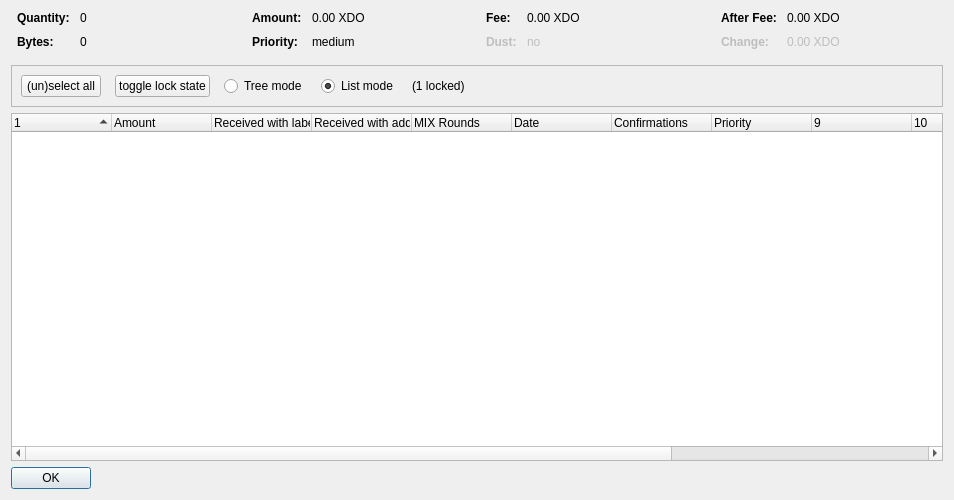
<?xml version="1.0" encoding="UTF-8"?>
<ui version="4.0">
 <class>CoinControlDialog</class>
 <widget class="QDialog" name="CoinControlDialog">
  <property name="geometry">
   <rect>
    <x>0</x>
    <y>0</y>
    <width>954</width>
    <height>500</height>
   </rect>
  </property>
  <property name="windowTitle">
   <string>Coin Selection</string>
  </property>
  <layout class="QVBoxLayout" name="verticalLayout">
   <item>
    <layout class="QHBoxLayout" name="horizontalLayoutTop" stretch="0,0,0,0">
     <property name="topMargin">
      <number>0</number>
     </property>
     <property name="bottomMargin">
      <number>10</number>
     </property>
     <item>
      <layout class="QFormLayout" name="formLayoutCoinControl1">
       <property name="horizontalSpacing">
        <number>10</number>
       </property>
       <property name="verticalSpacing">
        <number>10</number>
       </property>
       <property name="leftMargin">
        <number>6</number>
       </property>
       <property name="rightMargin">
        <number>6</number>
       </property>
       <item row="0" column="0">
        <widget class="QLabel" name="labelCoinControlQuantityText">
         <property name="font">
          <font>
           <weight>75</weight>
           <bold>true</bold>
          </font>
         </property>
         <property name="text">
          <string>Quantity:</string>
         </property>
        </widget>
       </item>
       <item row="0" column="1">
        <widget class="QLabel" name="labelCoinControlQuantity">
         <property name="cursor">
          <cursorShape>IBeamCursor</cursorShape>
         </property>
         <property name="contextMenuPolicy">
          <enum>Qt::ActionsContextMenu</enum>
         </property>
         <property name="text">
          <string notr="true">0</string>
         </property>
         <property name="textInteractionFlags">
          <set>Qt::LinksAccessibleByMouse|Qt::TextSelectableByKeyboard|Qt::TextSelectableByMouse</set>
         </property>
        </widget>
       </item>
       <item row="1" column="0">
        <widget class="QLabel" name="labelCoinControlBytesText">
         <property name="font">
          <font>
           <weight>75</weight>
           <bold>true</bold>
          </font>
         </property>
         <property name="text">
          <string>Bytes:</string>
         </property>
        </widget>
       </item>
       <item row="1" column="1">
        <widget class="QLabel" name="labelCoinControlBytes">
         <property name="cursor">
          <cursorShape>IBeamCursor</cursorShape>
         </property>
         <property name="contextMenuPolicy">
          <enum>Qt::ActionsContextMenu</enum>
         </property>
         <property name="text">
          <string notr="true">0</string>
         </property>
         <property name="textInteractionFlags">
          <set>Qt::LinksAccessibleByMouse|Qt::TextSelectableByKeyboard|Qt::TextSelectableByMouse</set>
         </property>
        </widget>
       </item>
      </layout>
     </item>
     <item>
      <layout class="QFormLayout" name="formLayoutCoinControl2">
       <property name="horizontalSpacing">
        <number>10</number>
       </property>
       <property name="verticalSpacing">
        <number>10</number>
       </property>
       <property name="leftMargin">
        <number>6</number>
       </property>
       <property name="rightMargin">
        <number>6</number>
       </property>
       <item row="0" column="0">
        <widget class="QLabel" name="labelCoinControlAmountText">
         <property name="font">
          <font>
           <weight>75</weight>
           <bold>true</bold>
          </font>
         </property>
         <property name="text">
          <string>Amount:</string>
         </property>
        </widget>
       </item>
       <item row="0" column="1">
        <widget class="QLabel" name="labelCoinControlAmount">
         <property name="cursor">
          <cursorShape>IBeamCursor</cursorShape>
         </property>
         <property name="contextMenuPolicy">
          <enum>Qt::ActionsContextMenu</enum>
         </property>
         <property name="text">
          <string notr="true">0.00 XDO</string>
         </property>
         <property name="textInteractionFlags">
          <set>Qt::LinksAccessibleByMouse|Qt::TextSelectableByKeyboard|Qt::TextSelectableByMouse</set>
         </property>
        </widget>
       </item>
       <item row="1" column="0">
        <widget class="QLabel" name="labelCoinControlPriorityText">
         <property name="font">
          <font>
           <weight>75</weight>
           <bold>true</bold>
          </font>
         </property>
         <property name="text">
          <string>Priority:</string>
         </property>
        </widget>
       </item>
       <item row="1" column="1">
        <widget class="QLabel" name="labelCoinControlPriority">
         <property name="cursor">
          <cursorShape>IBeamCursor</cursorShape>
         </property>
         <property name="contextMenuPolicy">
          <enum>Qt::ActionsContextMenu</enum>
         </property>
         <property name="text">
          <string>medium</string>
         </property>
         <property name="textInteractionFlags">
          <set>Qt::LinksAccessibleByMouse|Qt::TextSelectableByKeyboard|Qt::TextSelectableByMouse</set>
         </property>
        </widget>
       </item>
      </layout>
     </item>
     <item>
      <layout class="QFormLayout" name="formLayoutCoinControl3">
       <property name="horizontalSpacing">
        <number>10</number>
       </property>
       <property name="verticalSpacing">
        <number>10</number>
       </property>
       <property name="leftMargin">
        <number>6</number>
       </property>
       <property name="rightMargin">
        <number>6</number>
       </property>
       <item row="0" column="0">
        <widget class="QLabel" name="labelCoinControlFeeText">
         <property name="font">
          <font>
           <weight>75</weight>
           <bold>true</bold>
          </font>
         </property>
         <property name="text">
          <string>Fee:</string>
         </property>
        </widget>
       </item>
       <item row="0" column="1">
        <widget class="QLabel" name="labelCoinControlFee">
         <property name="cursor">
          <cursorShape>IBeamCursor</cursorShape>
         </property>
         <property name="contextMenuPolicy">
          <enum>Qt::ActionsContextMenu</enum>
         </property>
         <property name="text">
          <string notr="true">0.00 XDO</string>
         </property>
         <property name="textInteractionFlags">
          <set>Qt::LinksAccessibleByMouse|Qt::TextSelectableByKeyboard|Qt::TextSelectableByMouse</set>
         </property>
        </widget>
       </item>
       <item row="1" column="0">
        <widget class="QLabel" name="labelCoinControlLowOutputText">
         <property name="enabled">
          <bool>false</bool>
         </property>
         <property name="font">
          <font>
           <weight>75</weight>
           <bold>true</bold>
          </font>
         </property>
         <property name="text">
          <string>Dust:</string>
         </property>
        </widget>
       </item>
       <item row="1" column="1">
        <widget class="QLabel" name="labelCoinControlLowOutput">
         <property name="enabled">
          <bool>false</bool>
         </property>
         <property name="cursor">
          <cursorShape>IBeamCursor</cursorShape>
         </property>
         <property name="contextMenuPolicy">
          <enum>Qt::ActionsContextMenu</enum>
         </property>
         <property name="text">
          <string>no</string>
         </property>
         <property name="textInteractionFlags">
          <set>Qt::LinksAccessibleByMouse|Qt::TextSelectableByKeyboard|Qt::TextSelectableByMouse</set>
         </property>
        </widget>
       </item>
      </layout>
     </item>
     <item>
      <layout class="QFormLayout" name="formLayoutCoinControl4">
       <property name="horizontalSpacing">
        <number>10</number>
       </property>
       <property name="verticalSpacing">
        <number>10</number>
       </property>
       <property name="leftMargin">
        <number>6</number>
       </property>
       <property name="rightMargin">
        <number>6</number>
       </property>
       <item row="0" column="0">
        <widget class="QLabel" name="labelCoinControlAfterFeeText">
         <property name="font">
          <font>
           <weight>75</weight>
           <bold>true</bold>
          </font>
         </property>
         <property name="text">
          <string>After Fee:</string>
         </property>
        </widget>
       </item>
       <item row="0" column="1">
        <widget class="QLabel" name="labelCoinControlAfterFee">
         <property name="cursor">
          <cursorShape>IBeamCursor</cursorShape>
         </property>
         <property name="contextMenuPolicy">
          <enum>Qt::ActionsContextMenu</enum>
         </property>
         <property name="text">
          <string notr="true">0.00 XDO</string>
         </property>
         <property name="textInteractionFlags">
          <set>Qt::LinksAccessibleByMouse|Qt::TextSelectableByKeyboard|Qt::TextSelectableByMouse</set>
         </property>
        </widget>
       </item>
       <item row="1" column="0">
        <widget class="QLabel" name="labelCoinControlChangeText">
         <property name="enabled">
          <bool>false</bool>
         </property>
         <property name="font">
          <font>
           <weight>75</weight>
           <bold>true</bold>
          </font>
         </property>
         <property name="text">
          <string>Change:</string>
         </property>
        </widget>
       </item>
       <item row="1" column="1">
        <widget class="QLabel" name="labelCoinControlChange">
         <property name="enabled">
          <bool>false</bool>
         </property>
         <property name="cursor">
          <cursorShape>IBeamCursor</cursorShape>
         </property>
         <property name="contextMenuPolicy">
          <enum>Qt::ActionsContextMenu</enum>
         </property>
         <property name="text">
          <string notr="true">0.00 XDO</string>
         </property>
         <property name="textInteractionFlags">
          <set>Qt::LinksAccessibleByMouse|Qt::TextSelectableByKeyboard|Qt::TextSelectableByMouse</set>
         </property>
        </widget>
       </item>
      </layout>
     </item>
    </layout>
   </item>
   <item>
    <widget class="QFrame" name="frame">
     <property name="minimumSize">
      <size>
       <width>0</width>
       <height>40</height>
      </size>
     </property>
     <property name="frameShape">
      <enum>QFrame::StyledPanel</enum>
     </property>
     <property name="frameShadow">
      <enum>QFrame::Sunken</enum>
     </property>
     <layout class="QHBoxLayout" name="horizontalLayout">
      <item>
       <layout class="QHBoxLayout" name="horizontalLayoutPanel" stretch="0,0,0,0,0,0">
        <property name="spacing">
         <number>14</number>
        </property>
        <item>
         <widget class="QPushButton" name="pushButtonSelectAll">
          <property name="sizePolicy">
           <sizepolicy hsizetype="Maximum" vsizetype="Fixed">
            <horstretch>0</horstretch>
            <verstretch>0</verstretch>
           </sizepolicy>
          </property>
          <property name="text">
           <string>(un)select all</string>
          </property>
          <property name="autoDefault">
           <bool>false</bool>
          </property>
         </widget>
        </item>
        <item>
         <widget class="QPushButton" name="pushButtonToggleLock">
          <property name="sizePolicy">
           <sizepolicy hsizetype="Maximum" vsizetype="Fixed">
            <horstretch>0</horstretch>
            <verstretch>0</verstretch>
           </sizepolicy>
          </property>
          <property name="text">
           <string>toggle lock state</string>
          </property>
          <property name="autoDefault">
           <bool>false</bool>
          </property>
         </widget>
        </item>
        <item>
         <widget class="QRadioButton" name="radioTreeMode">
          <property name="sizePolicy">
           <sizepolicy hsizetype="Maximum" vsizetype="Fixed">
            <horstretch>0</horstretch>
            <verstretch>0</verstretch>
           </sizepolicy>
          </property>
          <property name="text">
           <string>Tree mode</string>
          </property>
         </widget>
        </item>
        <item>
         <widget class="QRadioButton" name="radioListMode">
          <property name="sizePolicy">
           <sizepolicy hsizetype="Maximum" vsizetype="Fixed">
            <horstretch>0</horstretch>
            <verstretch>0</verstretch>
           </sizepolicy>
          </property>
          <property name="text">
           <string>List mode</string>
          </property>
          <property name="checked">
           <bool>true</bool>
          </property>
         </widget>
        </item>
        <item>
         <widget class="QLabel" name="labelLocked">
          <property name="text">
           <string>(1 locked)</string>
          </property>
         </widget>
        </item>
        <item>
         <spacer name="horizontalSpacer">
          <property name="orientation">
           <enum>Qt::Horizontal</enum>
          </property>
          <property name="sizeHint" stdset="0">
           <size>
            <width>40</width>
            <height>20</height>
           </size>
          </property>
         </spacer>
        </item>
       </layout>
      </item>
     </layout>
    </widget>
   </item>
   <item>
    <widget class="CoinControlTreeWidget" name="treeWidget">
     <property name="contextMenuPolicy">
      <enum>Qt::CustomContextMenu</enum>
     </property>
     <property name="sortingEnabled">
      <bool>false</bool>
     </property>
     <property name="columnCount">
      <number>13</number>
     </property>
     <attribute name="headerShowSortIndicator" stdset="0">
      <bool>true</bool>
     </attribute>
     <attribute name="headerStretchLastSection">
      <bool>false</bool>
     </attribute>
     <column>
      <property name="text">
       <string/>
      </property>
     </column>
     <column>
      <property name="text">
       <string>Amount</string>
      </property>
     </column>
     <column>
      <property name="text">
       <string>Received with label</string>
      </property>
     </column>
     <column>
      <property name="text">
       <string>Received with address</string>
      </property>
     </column>
     <column>
      <property name="text">
       <string>MIX Rounds</string>
      </property>
     </column>
     <column>
      <property name="text">
       <string>Date</string>
      </property>
     </column>
     <column>
      <property name="text">
       <string>Confirmations</string>
      </property>
      <property name="toolTip">
       <string>Confirmed</string>
      </property>
     </column>
     <column>
      <property name="text">
       <string>Priority</string>
      </property>
     </column>
     <column>
      <property name="text">
       <string/>
      </property>
     </column>
     <column>
      <property name="text">
       <string/>
      </property>
     </column>
     <column>
      <property name="text">
       <string/>
      </property>
     </column>
     <column>
      <property name="text">
       <string/>
      </property>
     </column>
     <column>
      <property name="text">
       <string/>
      </property>
     </column>
    </widget>
   </item>
   <item>
    <widget class="QDialogButtonBox" name="buttonBox">
     <property name="sizePolicy">
      <sizepolicy hsizetype="Maximum" vsizetype="Fixed">
       <horstretch>0</horstretch>
       <verstretch>0</verstretch>
      </sizepolicy>
     </property>
     <property name="orientation">
      <enum>Qt::Horizontal</enum>
     </property>
     <property name="standardButtons">
      <set>QDialogButtonBox::Ok</set>
     </property>
    </widget>
   </item>
  </layout>
 </widget>
 <customwidgets>
  <customwidget>
   <class>CoinControlTreeWidget</class>
   <extends>QTreeWidget</extends>
   <header>coincontroltreewidget.h</header>
  </customwidget>
 </customwidgets>
 <resources/>
 <connections/>
</ui>
